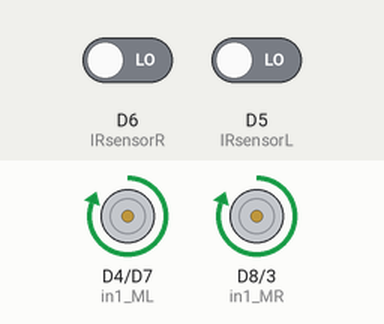
The sketch below on a simulated ESP8266 (NodeMCU). On the bench: motor-driver pin pairs drawn as motors (green arrow = first pin HIGH = forward, orange = second pin HIGH = backward, longer = more drive, scaled by the enable pin). The test bench sets the inputs (shaded band); at power-on: D6 (IRsensorR) LOW, D5 (IRsensorL) LOW.

Above: at 1.2 s.
1.3 s: D6 (IRsensorR) driven HIGH
At 2.2 s:
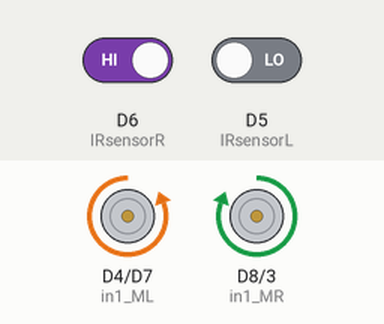
2.8 s: D5 (IRsensorL) driven HIGH
At 3.4 s:
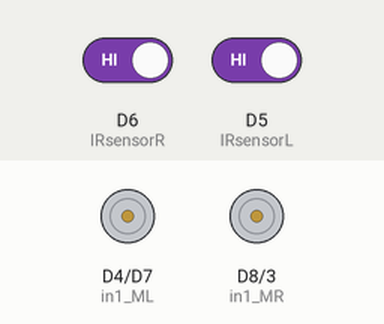
4.3 s: D6 (IRsensorR) driven LOW
At 4.6 s:
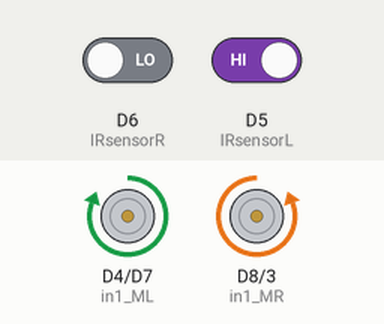
5.8 s: D5 (IRsensorL) driven LOW
At 6.9 s:
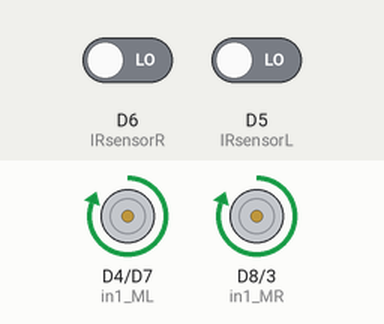
Timing chart, 0 to 8.3 s (numbered marks = the images above; inputs shaded):
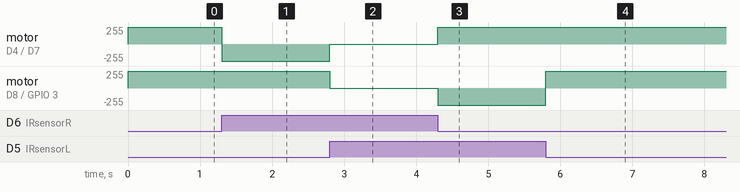

The sketch:

Lab7.ino
```cpp
#define PWM_ML D2
#define in1_ML D4
#define in2_ML D7
#define in1_MR D8
#define in2_MR D9
#define PWM_MR D3
#define IRsensorL D5
#define IRsensorR D6
int LsensorValue, RsensorValue;
int Speed = 300;
#include <ESP8266WiFi.h>
void setup()
{
pinMode (PWM_ML, OUTPUT);
pinMode (in1_ML, OUTPUT);
pinMode (in2_ML, OUTPUT);
pinMode (PWM_MR, OUTPUT);
pinMode (in1_MR, OUTPUT);
pinMode (in2_MR, OUTPUT);
pinMode (IRsensorL, INPUT);
pinMode (IRsensorR, INPUT);
}
void loop()
{
 LsensorValue = digitalRead (IRsensorL);
 RsensorValue = digitalRead (IRsensorR);
 if (LsensorValue ==1 &&RsensorValue==0)
  {
  TurnRight();
  }
else if (LsensorValue==0 &&RsensorValue==1)
  {
  TurnLeft();
  }
else if (LsensorValue==0 &&RsensorValue==0)
  {
  ForWard();
  }
else
  {

  Stop();
  }
}
void ForWard()
{
//สั่งให้มอเดอรซ้าย เดินหน้า
digitalWrite (in1_ML, HIGH);
digitalWrite (in2_ML, LOW);
analogWrite (PWM_ML, Speed);
//สั่งใหมอเดอรขวา เดินหน้า
digitalWrite (in1_MR, HIGH);
digitalWrite(in2_MR, LOW);
analogWrite (PWM_MR, Speed);
}
void TurnLeft()
{
//สั่งให้มอเดอร์ซ้าย ถอยหลัง
digitalWrite (in1_ML, LOW);
digitalWrite (in2_ML, HIGH);
analogWrite (PWM_ML, Speed);
//สั่งให้มอเดอรขวา เดินหน้า
digitalWrite (in1_MR, HIGH);
digitalWrite(in2_MR, LOW);
analogWrite (PWM_MR, Speed);
}
void TurnRight ()
{
//สั่งให้มอเตอรชาย เดินหน้า
digitalWrite(in1_ML, HIGH);
digitalWrite(in2_ML, LOW);
analogWrite (PWM_ML, Speed);
//สั่งให้มอเตอรขวา ถอยหลัง
digitalWrite (in1_MR, LOW);
digitalWrite (in2_MR, HIGH);
analogWrite (PWM_MR, Speed);
}
void Stop()
{
//สั่งให้มอเตอรชาย หยุด
digitalWrite(in1_ML, LOW);
digitalWrite(in2_ML, LOW);
analogWrite (PWM_ML, 0);
//สั่งให้มอเตอรขวา หยุด
digitalWrite(in1_MR,LOW);
digitalWrite (in2_MR, LOW);
analogWrite (PWM_MR, 0);
}
```

Measured:
- after the input at 1.3 s, motor on D4 (in1_ML) / D7 (in2_ML): forward 255/255 → backward 255/255 at once
- after the input at 2.8 s, motor on D4 (in1_ML) / D7 (in2_ML): backward 255/255 → stopped at once; motor on D8 (in1_MR) / GPIO 3 (in2_MR): forward 255/255 → stopped at once
- after the input at 4.3 s, motor on D4 (in1_ML) / D7 (in2_ML): stopped → forward 255/255 at once; motor on D8 (in1_MR) / GPIO 3 (in2_MR): stopped → backward 255/255 at once
- after the input at 5.8 s, motor on D8 (in1_MR) / GPIO 3 (in2_MR): backward 255/255 → forward 255/255 at once
